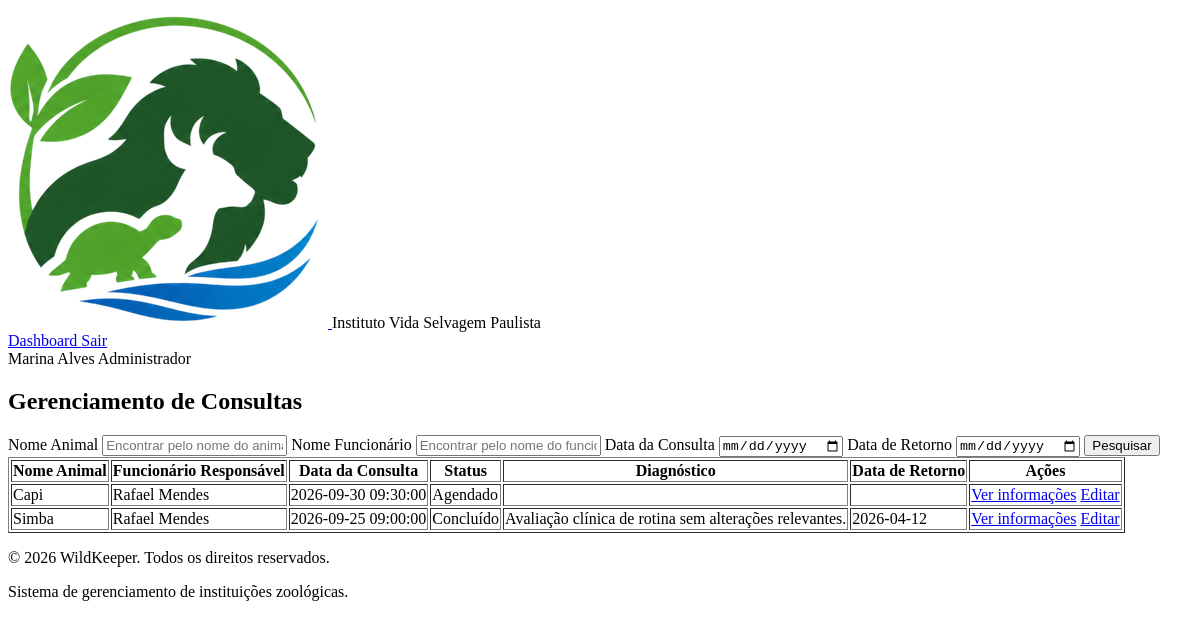
The app's page /src/consultas/index.php (signed in), older data.
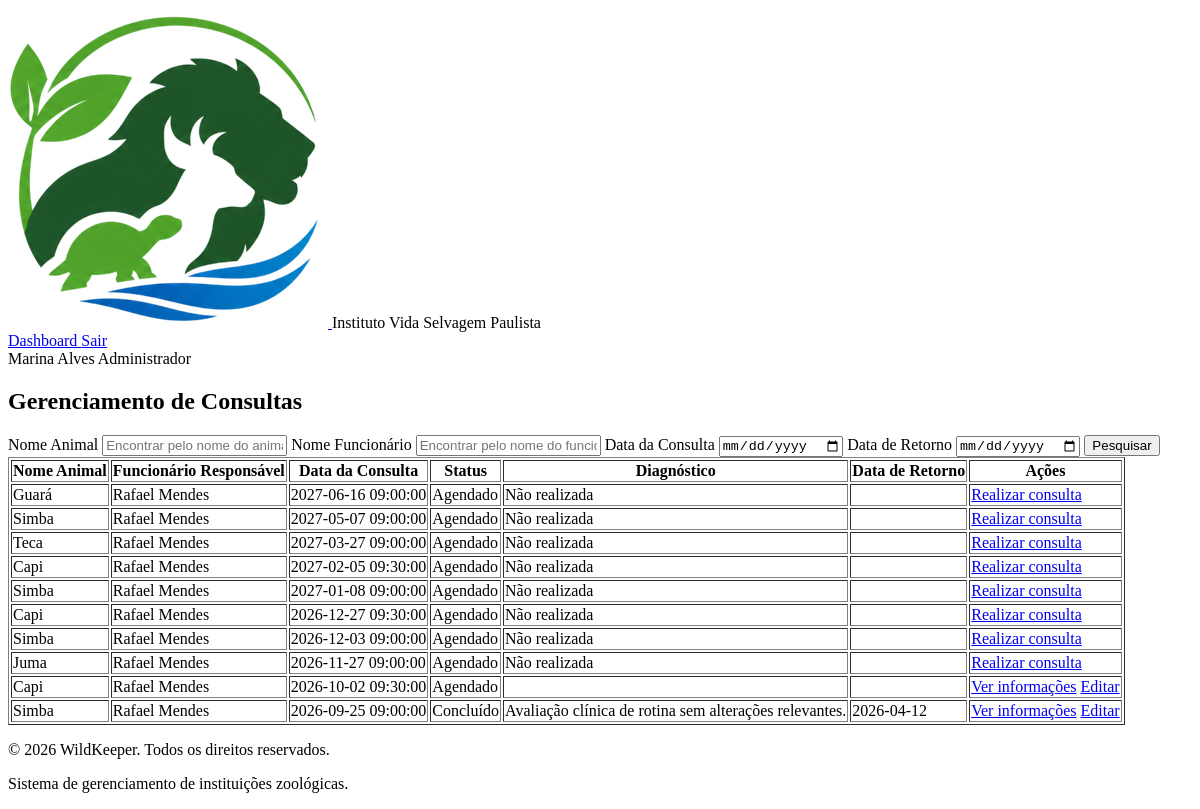
The same page, newer data.
### tables this page shows
CREATE TABLE
    IF NOT EXISTS eventos (
        id INT PRIMARY KEY AUTO_INCREMENT,
        titulo VARCHAR(255) NOT NULL,
        descricao TEXT,
        tipo ENUM (
            'Consulta',
            'Vacinação',
            'Alimentação',
            'Manutenção',
            'Transferência',
            'Outro'
        ),
        data_inicio DATETIME NOT NULL,
        data_fim DATETIME NOT NULL,
        animal_id INT DEFAULT NULL,
        habitat_id INT DEFAULT NULL,
        funcionario_id INT NOT NULL,
        status ENUM (
            'Agendado',
            'Em andamento',
            'Concluído',
            'Cancelado'
        ) DEFAULT 'Agendado',
        instituicao_id INT NOT NULL,
        FOREIGN KEY (animal_id) REFERENCES animais (id),
        FOREIGN KEY (habitat_id) REFERENCES habitats (id),
        FOREIGN KEY (funcionario_id) REFERENCES users (id),
        FOREIGN KEY (instituicao_id) REFERENCES instituicoes (id),
        created_at TIMESTAMP DEFAULT CURRENT_TIMESTAMP,
        updated_at TIMESTAMP DEFAULT CURRENT_TIMESTAMP ON UPDATE CURRENT_TIMESTAMP
    );

CREATE TABLE
    IF NOT EXISTS animais (
        id INT PRIMARY KEY AUTO_INCREMENT,
        nome VARCHAR(100) NOT NULL,
        sexo ENUM ('Masculino', 'Feminino', 'Indeterminado'),
        data_nascimento DATE DEFAULT NULL,
        data_chegada DATE DEFAULT NULL,
        peso DECIMAL(10, 3) NOT NULL,  
        altura DECIMAL(10, 3) NOT NULL,  
        microchip VARCHAR(20) NOT NULL UNIQUE,
        observacoes TEXT,
        especie_id INT NOT NULL,
        habitat_id INT NOT NULL,
        status_id INT NOT NULL,
        saude_status_id INT NOT NULL,
        instituicao_id INT NOT NULL,
        FOREIGN KEY (especie_id) REFERENCES especies (id),
        FOREIGN KEY (habitat_id) REFERENCES habitats (id),
        FOREIGN KEY (status_id) REFERENCES status_animais (id),
        FOREIGN KEY (saude_status_id) REFERENCES saude_status (id),
        FOREIGN KEY (instituicao_id) REFERENCES instituicoes (id),
        created_at TIMESTAMP DEFAULT CURRENT_TIMESTAMP,
        updated_at TIMESTAMP DEFAULT CURRENT_TIMESTAMP ON UPDATE CURRENT_TIMESTAMP
    );

CREATE TABLE
    IF NOT EXISTS users (
        id INT PRIMARY KEY AUTO_INCREMENT,
        nome VARCHAR(100) NOT NULL,
        cpf VARCHAR(14) NOT NULL UNIQUE,
        data_nascimento DATE NOT NULL,
        genero ENUM (
            'Masculino',
            'Feminino',
            'Não-binário',
            'Outro',
            'Prefiro não informar'
        ) NOT NULL,
        telefone VARCHAR(20) NOT NULL UNIQUE,
        email VARCHAR(100) NOT NULL UNIQUE,
        senha_hash VARCHAR(255) NOT NULL,
        cargo_id INT NOT NULL,
        status ENUM ('Ativo', 'Férias', 'Afastado', 'Desligado') DEFAULT 'Ativo',
        instituicao_id INT NOT NULL,
        FOREIGN KEY (cargo_id) REFERENCES cargos (id),
        FOREIGN KEY (instituicao_id) REFERENCES instituicoes (id),
        created_at TIMESTAMP DEFAULT CURRENT_TIMESTAMP,
        updated_at TIMESTAMP DEFAULT CURRENT_TIMESTAMP ON UPDATE CURRENT_TIMESTAMP
    );

CREATE TABLE
    IF NOT EXISTS consultas (
        id INT PRIMARY KEY AUTO_INCREMENT,
        evento_id INT NOT NULL,
        diagnostico TEXT DEFAULT NULL,
        tratamento TEXT DEFAULT NULL,
        observacoes TEXT DEFAULT NULL,
        data_retorno DATE DEFAULT NULL,
        FOREIGN KEY (evento_id) REFERENCES eventos (id),
        created_at TIMESTAMP DEFAULT CURRENT_TIMESTAMP,
        updated_at TIMESTAMP DEFAULT CURRENT_TIMESTAMP ON UPDATE CURRENT_TIMESTAMP
    );

### src/consultas/index.php (the view, shortened to what this page needs)
<?php
include "../includes/funcoes.php";
$nomeAnimal = trim($_GET['nome_animal'] ?? "");
$nomeFuncionario = trim($_GET['nome_funcionario'] ?? "");
$dataConsulta = trim($_GET['data_consulta'] ?? "");
$dataRetorno = trim($_GET['data_retorno'] ?? "");
$sql = "SELECT
    eventos.id AS evento_id,
    eventos.titulo,
    eventos.data_inicio,
    eventos.data_fim,
    eventos.status AS evento_status,
    animais.id AS animal_id,
    animais.nome AS animal_nome,
    users.id AS funcionario_id,
    users.nome AS funcionario_nome,
    consultas.id AS consulta_id,
    consultas.diagnostico,
    consultas.data_retorno
FROM eventos
INNER JOIN animais ON eventos.animal_id = animais.id
INNER JOIN users ON eventos.funcionario_id = users.id
LEFT JOIN consultas ON consultas.evento_id = eventos.id
WHERE eventos.tipo = 'Consulta'
AND eventos.instituicao_id = ?";
$params = [
    $_SESSION['instituicao_id']
];
$types = "i";
$sql .= " ORDER BY eventos.data_inicio DESC";
$stmt = $conexao->prepare($sql);
if (!empty($types) && !empty($params)) {
    $stmt->bind_param($types, ...$params);
}
$stmt->execute();
$result = $stmt->get_result();
?>
<!DOCTYPE html>
<html lang="pt-br">
<head>
</head>
<body>
    <?php include "../includes/dashboard-header.php" ?>
    <main>
        <section>
            <h1>Gerenciamento de Consultas</h1>
            <form action="index.php" method="get">
                <label for="nome_animal">Nome Animal</label>
                <input type="text" name="nome_animal" id="nome_animal" placeholder="Encontrar pelo nome do animal" value="<?= htmlspecialchars($nomeAnimal) ?>">
                <label for="nome_funcionario">Nome Funcionário</label>
                <input type="text" name="nome_funcionario" id="nome_funcionario" placeholder="Encontrar pelo nome do funcionário" value="<?= htmlspecialchars($nomeFuncionario) ?>">
                <label for="data_consulta">Data da Consulta</label>
                <input type="date" name="data_consulta" id="data_consulta" value="<?= htmlspecialchars($dataConsulta) ?>">
                <label for="data_retorno">Data de Retorno</label>
                <input type="date" name="data_retorno" id="data_retorno" value="<?= htmlspecialchars($dataRetorno) ?>">
                <button type="submit">Pesquisar</button>
            </form>
            <table border="1">
                <thead>
                    <tr>
                        <th>Nome Animal</th>
                        <th>Funcionário Responsável</th>
                        <th>Data da Consulta</th>
                        <th>Status</th>
                        <th>Diagnóstico</th>
                        <th>Data de Retorno</th>
                        <th>Ações</th>
                    </tr>
                </thead>
                <tbody>
                    <?php if ($result->num_rows > 0): ?>
                        <?php while ($consulta = $result->fetch_assoc()): ?>
                            <tr>
                                <td><?= htmlspecialchars($consulta['animal_nome']) ?></td>
                                <td><?= htmlspecialchars($consulta['funcionario_nome']) ?></td>
                                <td><?= htmlspecialchars($consulta['data_inicio']) ?></td>
                                <td><?= htmlspecialchars($consulta['evento_status']) ?></td>
                                <td>
                                    <?php if ($consulta['consulta_id']): ?>
                                        <?= htmlspecialchars($consulta['diagnostico'] ?? '') ?>
                                    <?php else: ?>
                                        Não realizada
                                    <?php endif; ?>
                                </td>
                                <td><?= htmlspecialchars($consulta['data_retorno'] ?? '') ?></td>
                                <td>
                                    <?php if ($consulta['evento_status'] == 'Agendado' && !$consulta['consulta_id']): ?>
                                        <a href="realizar_consulta.php?evento_id=<?= $consulta['evento_id'] ?>">Realizar consulta</a>
                                    <?php elseif ($consulta['consulta_id']): ?>
                                        <a href="mostrar_consulta.php?id=<?= $consulta['consulta_id'] ?>">Ver informações</a>
                                        <a href="editar_consulta.php?id=<?= $consulta['consulta_id'] ?>">Editar</a>
                                    <?php else: ?>
                                        <a href="../eventos/mostrar_evento.php?id=<?= $consulta['evento_id'] ?>">Ver evento</a>
                                    <?php endif; ?>
                                </td>
                            </tr>
                        <?php endwhile; ?>
                    <?php else: ?>
                        <tr>
                            <td colspan="7">Nenhuma consulta encontrada.</td>
                        </tr>
                    <?php endif; ?>
                </tbody>
            </table>
        </section>
    </main>
    <?php include "../includes/dashboard-footer.php" ?>
</body>
</html>

### src/includes/dashboard-header.php
<header>
    <div>
        <a href="/TCC_WILDKEEPER/src/dashboard/index.php">
            <img
                src="/TCC_WILDKEEPER/assets/img/icon_wildkeeper.webp"
                alt="Logo do WildKeeper"
            >
        </a>
        <span>
            <?= htmlspecialchars($_SESSION['instituicao_nome']) ?>
        </span>
    </div>
    <nav>
        <a href="/TCC_WILDKEEPER/src/dashboard/index.php">
            Dashboard
        </a>
        <a href="/TCC_WILDKEEPER/src/auth/logout.php">
            Sair
        </a>
    </nav>
    <div>
        <span>
            <?= htmlspecialchars($_SESSION['nome']) ?>
        </span>
        <span>
            <?= htmlspecialchars($_SESSION['cargo_nome']) ?>
        </span>
    </div>
</header>

### src/includes/dashboard-footer.php
<footer>
    <p>
        &copy; <?= date('Y') ?> WildKeeper.
        Todos os direitos reservados.
    </p>
    <p>
        Sistema de gerenciamento de instituições zoológicas.
    </p>
</footer>

Row changes from the older to the newer data that the page shows:
added eventos: animal.nome "Guará", funcionario.nome "Rafael Mendes", data_inicio "2027-06-16 09:00:00", status "Agendado", shows "Não realizada"
added eventos: animal.nome "Simba", funcionario.nome "Rafael Mendes", data_inicio "2027-05-07 09:00:00", status "Agendado", shows "Não realizada"
added eventos: animal.nome "Teca", funcionario.nome "Rafael Mendes", data_inicio "2027-03-27 09:00:00", status "Agendado", shows "Não realizada"
added eventos: animal.nome "Capi", funcionario.nome "Rafael Mendes", data_inicio "2027-02-05 09:30:00", status "Agendado", shows "Não realizada"
added eventos: animal.nome "Simba", funcionario.nome "Rafael Mendes", data_inicio "2027-01-08 09:00:00", status "Agendado", shows "Não realizada"
added eventos: animal.nome "Capi", funcionario.nome "Rafael Mendes", data_inicio "2026-12-27 09:30:00", status "Agendado", shows "Não realizada"
added eventos: animal.nome "Simba", funcionario.nome "Rafael Mendes", data_inicio "2026-12-03 09:00:00", status "Agendado", shows "Não realizada"
added eventos: animal.nome "Juma", funcionario.nome "Rafael Mendes", data_inicio "2026-11-27 09:00:00", status "Agendado", shows "Não realizada"
changed eventos (number 9 of 10 on the later page): data_inicio "2026-09-30 09:30:00" → "2026-10-02 09:30:00"
